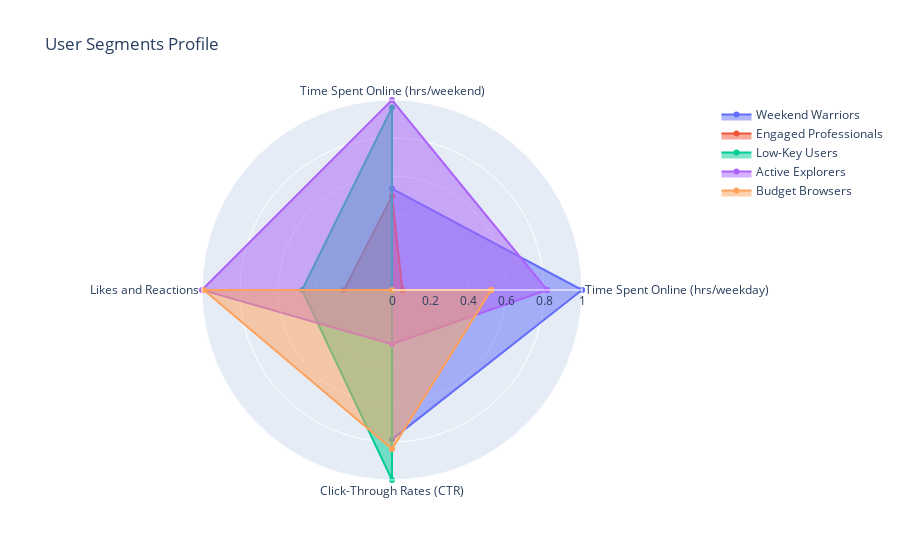

Notebook cell for this chart:
### Code cell
# Q9

fig = go.Figure()

# Initialize a new figure for the radar chart
fig = go.Figure()

# Iterate over each user segment to plot their profiles
for i, segment in enumerate(segment_names):
    fig.add_trace(go.Scatterpolar(
        r=chartDFNorm.iloc[i][Featplot].tolist() + [chartDFNorm.iloc[i][Featplot][0]],  # Close the radar chart by repeating the first value
        theta=labels.tolist() + [labels[0]],  # Close the radar chart by repeating the first label
        fill='toself',
        name=segment,
        hoverinfo='text',
        text=[f"{label}: {value:.2f}" for label, value in zip(Featplot, chartDFNorm.iloc[i][Featplot])]+[f"{labels[0]}: {chartDFNorm.iloc[i][Featplot][0]:.2f}"]  # Add hover text for each feature
    ))

# Customize the layout for better visualization
fig.update_layout(
    polar=dict(
        radialaxis=dict(
            visible=True,
            range=[0, 1]
        )
    ),
    showlegend=True,
    title='User Segments Profile'
)

### Figure 1 — Plotly figure (JSON) as saved in the notebook; plotly's stock layout.template omitted (floating-point values rounded to 4 significant figures)
{"data": [{"fill": "toself", "hoverinfo": "text", "name": "Weekend Warriors", "r": [1, 0.5337, 0, 0.7863, 1], "text": ["Time Spent Online (hrs/weekday): 1.00", "Time Spent Online (hrs/weekend): 0.53", "Likes and Reactions: 0.00", "Click-Through Rates (CTR): 0.79", "Time Spent Online (hrs/weekday): 1.00"], "theta": ["Time Spent Online (hrs/weekday)", "Time Spent Online (hrs/weekend)", "Likes and Reactions", "Click-Through Rates (CTR)", "Time Spent Online (hrs/weekday)"], "type": "scatterpolar"}, {"fill": "toself", "hoverinfo": "text", "name": "Engaged Professionals", "r": [0.05508, 0.4941, 0.2527, 0, 0.05508], "text": ["Time Spent Online (hrs/weekday): 0.06", "Time Spent Online (hrs/weekend): 0.49", "Likes and Reactions: 0.25", "Click-Through Rates (CTR): 0.00", "Time Spent Online (hrs/weekday): 0.06"], "theta": ["Time Spent Online (hrs/weekday)", "Time Spent Online (hrs/weekend)", "Likes and Reactions", "Click-Through Rates (CTR)", "Time Spent Online (hrs/weekday)"], "type": "scatterpolar"}, {"fill": "toself", "hoverinfo": "text", "name": "Low-Key Users", "r": [0, 0.9599, 0.4735, 1, 0], "text": ["Time Spent Online (hrs/weekday): 0.00", "Time Spent Online (hrs/weekend): 0.96", "Likes and Reactions: 0.47", "Click-Through Rates (CTR): 1.00", "Time Spent Online (hrs/weekday): 0.00"], "theta": ["Time Spent Online (hrs/weekday)", "Time Spent Online (hrs/weekend)", "Likes and Reactions", "Click-Through Rates (CTR)", "Time Spent Online (hrs/weekday)"], "type": "scatterpolar"}, {"fill": "toself", "hoverinfo": "text", "name": "Active Explorers", "r": [0.8164, 1, 1, 0.2852, 0.8164], "text": ["Time Spent Online (hrs/weekday): 0.82", "Time Spent Online (hrs/weekend): 1.00", "Likes and Reactions: 1.00", "Click-Through Rates (CTR): 0.29", "Time Spent Online (hrs/weekday): 0.82"], "theta": ["Time Spent Online (hrs/weekday)", "Time Spent Online (hrs/weekend)", "Likes and Reactions", "Click-Through Rates (CTR)", "Time Spent Online (hrs/weekday)"], "type": "scatterpolar"}, {"fill": "toself", "hoverinfo": "text", "name": "Budget Browsers", "r": [0.5222, 0, 0.9902, 0.8366, 0.5222], "text": ["Time Spent Online (hrs/weekday): 0.52", "Time Spent Online (hrs/weekend): 0.00", "Likes and Reactions: 0.99", "Click-Through Rates (CTR): 0.84", "Time Spent Online (hrs/weekday): 0.52"], "theta": ["Time Spent Online (hrs/weekday)", "Time Spent Online (hrs/weekend)", "Likes and Reactions", "Click-Through Rates (CTR)", "Time Spent Online (hrs/weekday)"], "type": "scatterpolar"}], "layout": {"polar": {"radialaxis": {"range": [0, 1], "visible": true}}, "showlegend": true, "title": {"text": "User Segments Profile"}}}
